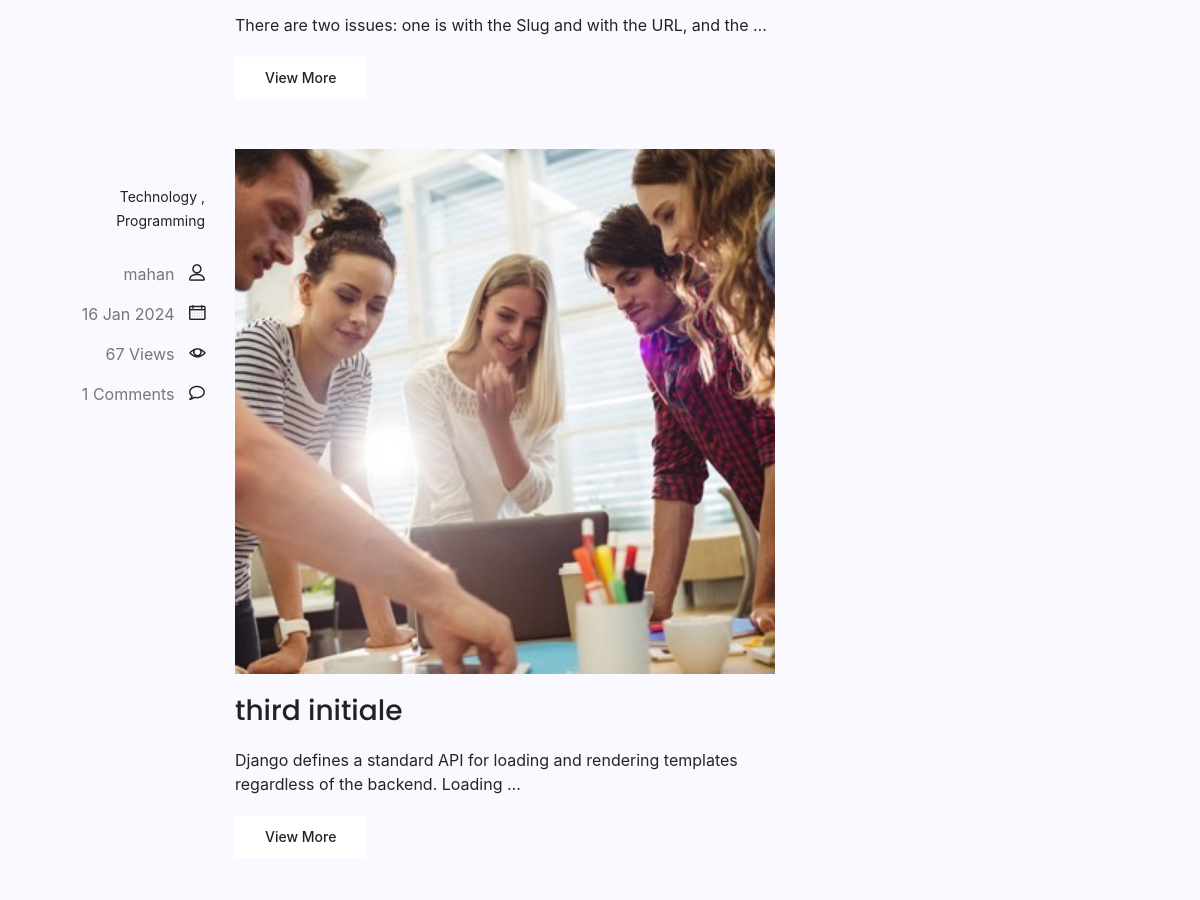
/blog_app/search/ (middle part), run on an earlier commit of the app's database.
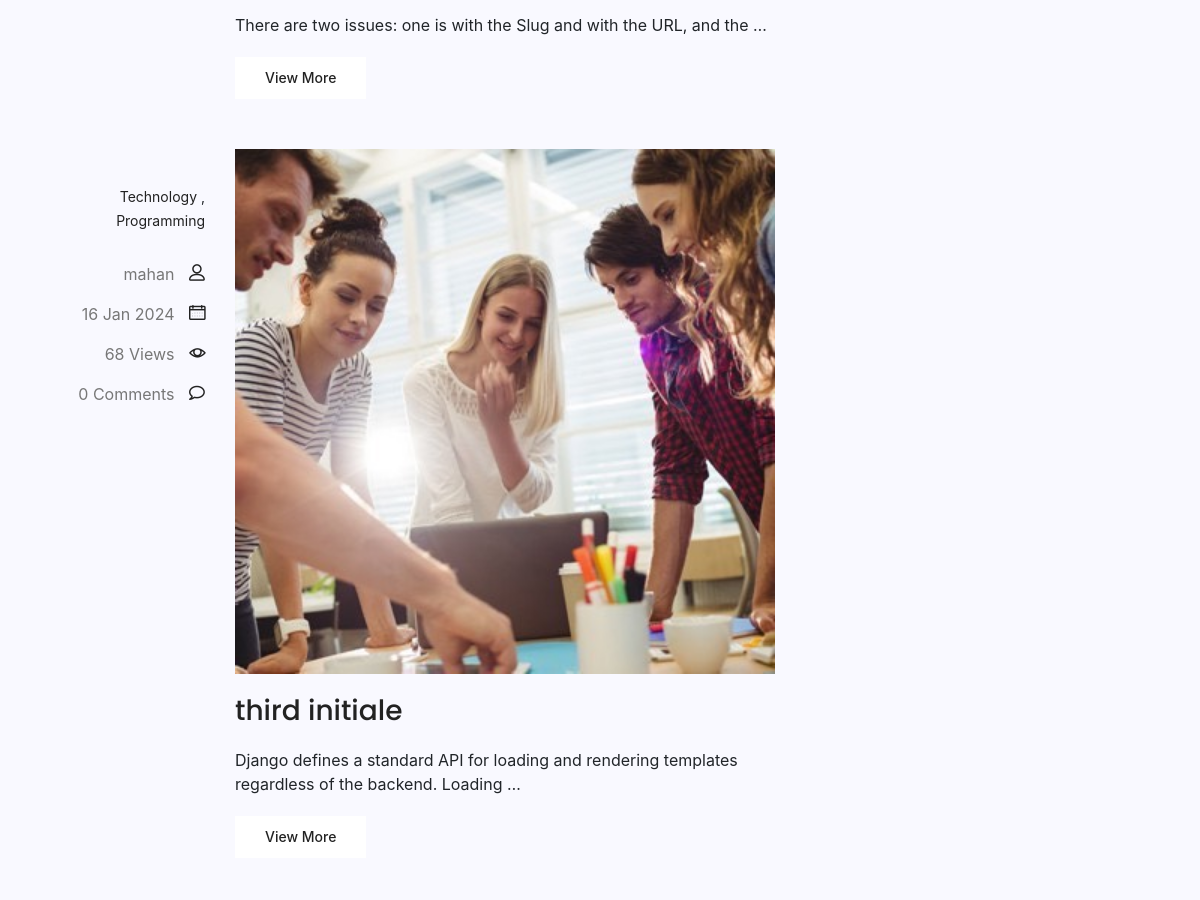
And on a later commit of the database.
### blog_app/models.py (models this page shows, shortened)
class Post(models.Model):
    image = models.ImageField(upload_to='app_image/', default='default.png')
    author = models.ForeignKey(User, on_delete=models.SET_NULL, null=True)
    title = models.CharField(max_length=100)
    content = models.TextField()
    tags = TaggableManager()
    counted_views = models.PositiveIntegerField(default=0)
    status = models.BooleanField(default=False)
    login_needed = models.BooleanField(default=False)
    published_date = models.DateTimeField(null=True)
    created_date = models.DateTimeField(auto_now_add=True)
    updated_date = models.DateTimeField(auto_now=True)
    category_list = models.ManyToManyField(Category)
    class Meta:
        ordering = ['-created_date']
        verbose_name = 'پست'
        verbose_name_plural = 'پست ها'

### blog_app/views.py (the view)
# urls.py: path('search/', search_view, name='search_index'),
def search_view(request):
    filter_post = Post.objects.filter(published_date__lt=timezone.now(), status=1)
    if request.method == 'GET':
        req = request.GET.get('s')
        if req:
            filter_post = filter_post.filter(content__contains=req)
    context = {'filter_post': filter_post}
    return render(request, 'blog_items/blog-home.html', context)

### blog_app/models.py (called while the page is built)
    def __str__(self):
        return self.name

### blog_app/templatetags/blog_tags.py (called while the page is built)
@register.simple_tag(name='comments_count')
def show_comments_count(pid):
    return Comment.objects.filter(intended_post=pid, approved=True).count()

@register.inclusion_tag('blog_items/blog-latest-post.html')
def most_visited_posts(arg=3):
    post_obj = Post.objects.filter(published_date__lt=timezone.now(), status=1).order_by('-counted_views')[:arg]
    return {'post_obj': post_obj}

@register.inclusion_tag('blog_items/blog-post-categories.html')
def cat_of_posts():
    post_obj = Post.objects.filter(published_date__lt=timezone.now(), status=1)
    category_obj = Category.objects.all()
    cat_dict = {}
    for cat_name in category_obj:
        cat_dict[cat_name] = post_obj.filter(category_list=cat_name).count()
    return {'cat_dict': cat_dict}

### templates/blog_items/blog-home.html (shortened to what this page needs)
{% extends 'base.html' %}
{% block content %}
{% load static %}
{% load blog_tags %}
          <section class="post-content-area">
             <div class="container">
                <div class="row">
                   <div class="col-lg-8 posts-list">
                      {% for item in filter_post %}
                      <div class="single-post row">
                         <div class="col-lg-3  col-md-3 meta-details">
                            <ul class="tags">
                               {% for cat in item.category_list.all %}
                               <li><a href="{% url 'blog_show:category_blog' cat_name=cat.name %}">{{cat.name}}</a> {% if not forloop.last %} , {% endif %}</li>
                               {% endfor%}
                            </ul>
                            <div class="user-details row">
                               <p class="user-name col-lg-12 col-md-12 col-6"><a href="{% url 'blog_show:author_pubs' author_username=item.author.username %}">{{item.author}}</a> <span class="lnr lnr-user"></span></p>
                               <p class="date col-lg-12 col-md-12 col-6"><a>{{item.published_date|date:"d M Y"}}</a> <span class="lnr lnr-calendar-full"></span></p>
                               <p class="view col-lg-12 col-md-12 col-6"><a>{{item.counted_views}} Views</a> <span class="lnr lnr-eye"></span></p>
                               <p class="comments col-lg-12 col-md-12 col-6"><a>{% comments_count item.id %} Comments</a> <span class="lnr lnr-bubble"></span></p>
                            </div>
                         </div>
                         <div class="col-lg-9 col-md-9 ">
                            <div class="feature-img">
                               <img class="img-fluid" src=" {{item.image.url}}" alt="">
                            </div>
                            <a class="posts-title" href="{% url 'blog_show:single_blog' pid=item.id %}"><h3>{{item.title}}</h3></a>
                            <p class="excert">
                               {{item.content|truncatewords:15}}
                            </p>
                            <a href="{% url 'blog_show:single_blog' pid=item.id %}" class="primary-btn">View More</a>
                         </div>
                      </div>
                      {% endfor %}
                   </div>
                   <div class="col-lg-4 sidebar-widgets">
             </div>
          </section>
{% endblock %}

What changed in the data, as far as the page shows it:
changed Post "third initiale": counted_views "67" → "68"; id "1" → "0"
